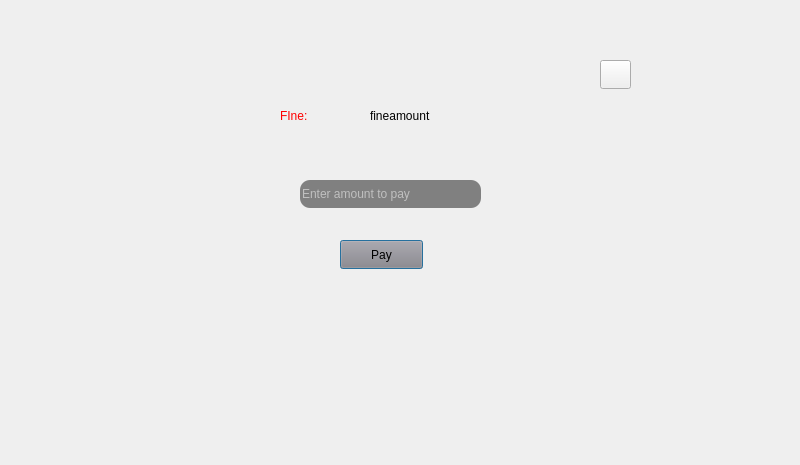
<?xml version="1.0" encoding="UTF-8"?>
<ui version="4.0">
 <class>payFine</class>
 <widget class="QDialog" name="payFine">
  <property name="geometry">
   <rect>
    <x>0</x>
    <y>0</y>
    <width>800</width>
    <height>465</height>
   </rect>
  </property>
  <property name="windowTitle">
   <string>Dialog</string>
  </property>
  <widget class="QLabel" name="fine">
   <property name="geometry">
    <rect>
     <x>280</x>
     <y>100</y>
     <width>211</width>
     <height>31</height>
    </rect>
   </property>
   <property name="styleSheet">
    <string notr="true">font: 700 16pt Times New Roman;
color:red</string>
   </property>
   <property name="text">
    <string>FIne:</string>
   </property>
  </widget>
  <widget class="QLabel" name="fineAmount">
   <property name="geometry">
    <rect>
     <x>370</x>
     <y>90</y>
     <width>101</width>
     <height>51</height>
    </rect>
   </property>
   <property name="styleSheet">
    <string notr="true">color: rgb(0, 0, 0);
font: 700 12pt &quot;Times New Roman&quot;;</string>
   </property>
   <property name="text">
    <string>fineamount</string>
   </property>
  </widget>
  <widget class="QLineEdit" name="toPay">
   <property name="geometry">
    <rect>
     <x>300</x>
     <y>180</y>
     <width>181</width>
     <height>28</height>
    </rect>
   </property>
   <property name="styleSheet">
    <string notr="true">QLineEdit {background-color: grey;
color: rgb(255, 255, 255);
font: 12pt &quot;Times New Roman&quot;;
border:3px grey;
border-radius:10px;}
QLineEdit:focus{background-color: black;}
</string>
   </property>
   <property name="placeholderText">
    <string>Enter amount to pay</string>
   </property>
  </widget>
  <widget class="QPushButton" name="payButton">
   <property name="geometry">
    <rect>
     <x>340</x>
     <y>240</y>
     <width>83</width>
     <height>29</height>
    </rect>
   </property>
   <property name="styleSheet">
    <string notr="true">background-color: rgb(145, 131, 131);

font: 700 12pt &quot;Times New Roman&quot;;</string>
   </property>
   <property name="text">
    <string>Pay</string>
   </property>
  </widget>
  <widget class="QPushButton" name="pushButton">
   <property name="geometry">
    <rect>
     <x>600</x>
     <y>60</y>
     <width>31</width>
     <height>29</height>
    </rect>
   </property>
   <property name="text">
    <string/>
   </property>
   <property name="icon">
    <iconset resource="images/src.qrc">
     <normaloff>:/images/10.jpg</normaloff>:/images/10.jpg</iconset>
   </property>
   <property name="iconSize">
    <size>
     <width>30</width>
     <height>30</height>
    </size>
   </property>
  </widget>
 </widget>
 <resources>
  <include location="images/src.qrc"/>
 </resources>
 <connections/>
</ui>
